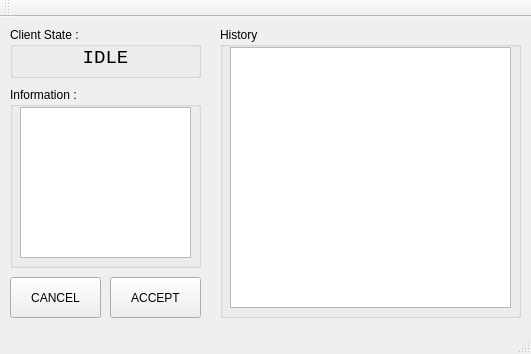
<?xml version="1.0" encoding="UTF-8"?>
<ui version="4.0">
 <class>MainWindow</class>
 <widget class="QMainWindow" name="MainWindow">
  <property name="geometry">
   <rect>
    <x>0</x>
    <y>0</y>
    <width>531</width>
    <height>354</height>
   </rect>
  </property>
  <property name="minimumSize">
   <size>
    <width>213</width>
    <height>354</height>
   </size>
  </property>
  <property name="maximumSize">
   <size>
    <width>531</width>
    <height>354</height>
   </size>
  </property>
  <property name="windowTitle">
   <string>434C - Bosley</string>
  </property>
  <widget class="QWidget" name="centralWidget">
   <widget class="QGroupBox" name="groupBox">
    <property name="geometry">
     <rect>
      <x>10</x>
      <y>10</y>
      <width>191</width>
      <height>51</height>
     </rect>
    </property>
    <property name="title">
     <string>Client State :</string>
    </property>
    <widget class="QLabel" name="labelClientState">
     <property name="geometry">
      <rect>
       <x>10</x>
       <y>20</y>
       <width>171</width>
       <height>21</height>
      </rect>
     </property>
     <property name="font">
      <font>
       <family>Courier New</family>
       <pointsize>14</pointsize>
      </font>
     </property>
     <property name="text">
      <string>IDLE</string>
     </property>
     <property name="alignment">
      <set>Qt::AlignCenter</set>
     </property>
    </widget>
   </widget>
   <widget class="QPushButton" name="acceptButton">
    <property name="geometry">
     <rect>
      <x>110</x>
      <y>260</y>
      <width>91</width>
      <height>41</height>
     </rect>
    </property>
    <property name="text">
     <string>ACCEPT</string>
    </property>
   </widget>
   <widget class="QGroupBox" name="groupBox_2">
    <property name="geometry">
     <rect>
      <x>10</x>
      <y>70</y>
      <width>191</width>
      <height>181</height>
     </rect>
    </property>
    <property name="title">
     <string>Information :</string>
    </property>
    <widget class="QPlainTextEdit" name="informationOut">
     <property name="geometry">
      <rect>
       <x>10</x>
       <y>20</y>
       <width>171</width>
       <height>151</height>
      </rect>
     </property>
     <property name="readOnly">
      <bool>true</bool>
     </property>
    </widget>
   </widget>
   <widget class="QPushButton" name="cancelButton">
    <property name="geometry">
     <rect>
      <x>10</x>
      <y>260</y>
      <width>91</width>
      <height>41</height>
     </rect>
    </property>
    <property name="text">
     <string>CANCEL</string>
    </property>
   </widget>
   <widget class="QGroupBox" name="groupBox_3">
    <property name="geometry">
     <rect>
      <x>220</x>
      <y>10</y>
      <width>301</width>
      <height>291</height>
     </rect>
    </property>
    <property name="title">
     <string>History</string>
    </property>
    <widget class="QTableWidget" name="tableWidget">
     <property name="geometry">
      <rect>
       <x>10</x>
       <y>20</y>
       <width>281</width>
       <height>261</height>
      </rect>
     </property>
    </widget>
   </widget>
  </widget>
  <widget class="QMenuBar" name="menuBar">
   <property name="geometry">
    <rect>
     <x>0</x>
     <y>0</y>
     <width>531</width>
     <height>21</height>
    </rect>
   </property>
  </widget>
  <widget class="QToolBar" name="mainToolBar">
   <attribute name="toolBarArea">
    <enum>TopToolBarArea</enum>
   </attribute>
   <attribute name="toolBarBreak">
    <bool>false</bool>
   </attribute>
  </widget>
  <widget class="QStatusBar" name="statusBar"/>
 </widget>
 <layoutdefault spacing="6" margin="11"/>
 <resources/>
 <connections/>
</ui>
